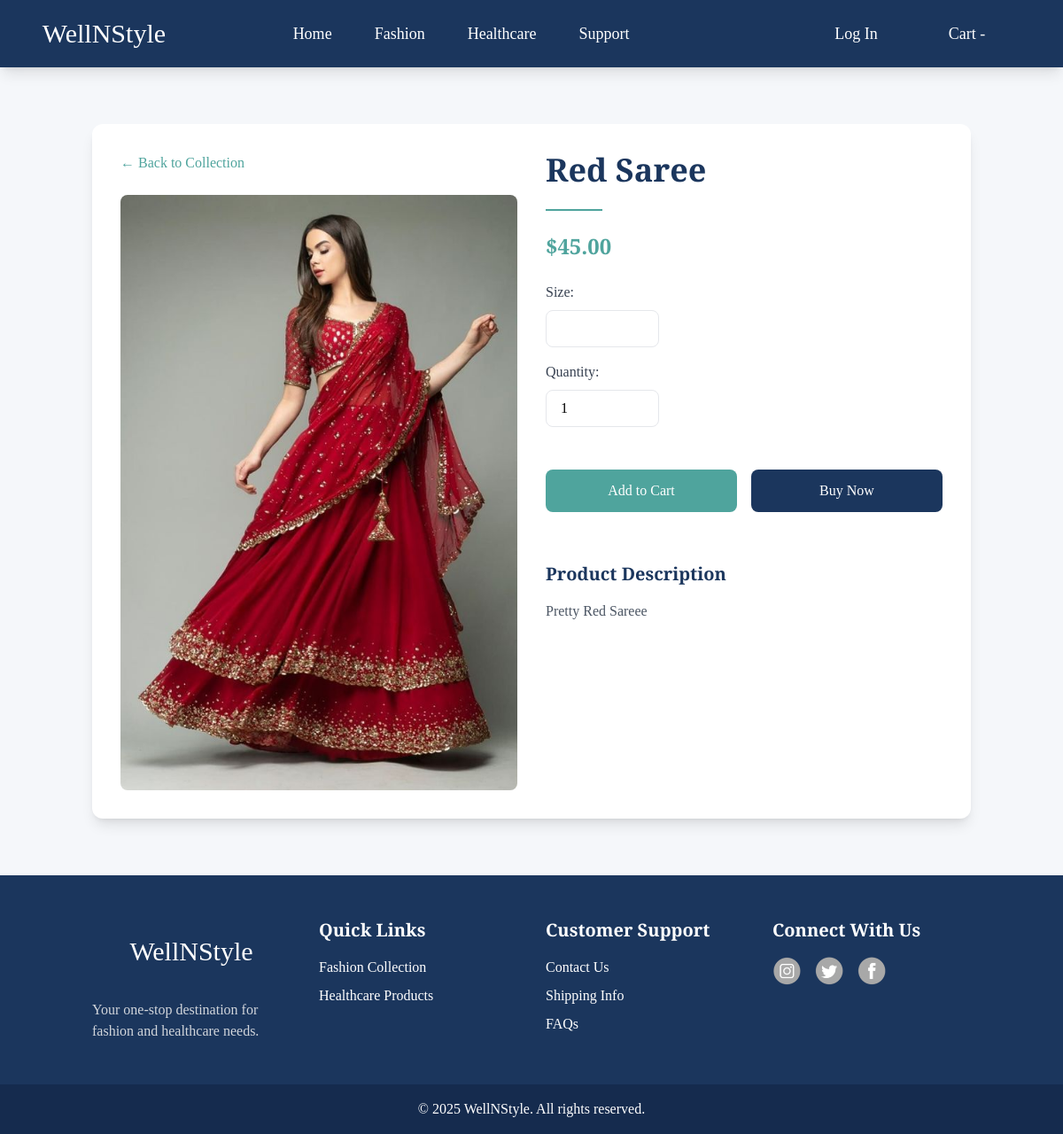
Page /product/7/ on the committed database.
### ecom/models.py (models this page shows, shortened)
class Product(models.Model):
    name = models.CharField(max_length=255)
    description = models.TextField()
    price = models.DecimalField(max_digits=10, decimal_places=2)
    category = models.ForeignKey(Category, on_delete=models.CASCADE)
    image = models.ImageField(upload_to='product/img')
    stock_quantity = models.IntegerField()

### ecom/views.py (the view)
# urls.py: path('product/<int:product_id>/',product,name='product'),
def product(request,product_id):
    product = get_object_or_404(Product,pk=product_id)
    return render(request,'ecom/product.html',{"product":product})

### ecom/templates/ecom/product.html (shortened to what this page needs)
{% extends 'ecom/base.html' %}
{% load static %}
{% block body %}
<div class="bg-[#F5F7FA] py-16">
    <div class="container mx-auto px-4">
        <div class="bg-white rounded-xl shadow-lg overflow-hidden">
            <div class="grid md:grid-cols-2 gap-8 p-8">
                <div class="relative">
                    <a href="/collection/" class="inline-block mb-6 text-[#4FA49D] hover:text-[#1B365D]">← Back to Collection</a>
                    <img class="w-full rounded-lg" src="/media/{{product.image}}" alt="{{product.name}}">
                </div>
                <div class="space-y-6">
                    <h1 class="text-4xl font-bold text-[#1B365D]">{{product.name}}</h1>
                    <div class="h-0.5 w-16 bg-[#4FA49D]"></div>
                    <p class="text-2xl text-[#4FA49D] font-bold">${{product.price}}</p>
                    <div class="space-y-4">
                        <div>
                            <label class="block text-gray-700 mb-2">Size:</label>
                            <input type="number" min="28" max="40" class="w-32 px-4 py-2 border rounded-lg focus:ring-[#4FA49D] focus:border-[#4FA49D]">
                        </div>
                        <div>
                            <label class="block text-gray-700 mb-2">Quantity:</label>
                            <input type="number" min="1" max="5" value="1" class="w-32 px-4 py-2 border rounded-lg focus:ring-[#4FA49D] focus:border-[#4FA49D]">
                        </div>
                    </div>
                    <div class="flex gap-4 pt-6">
                        <a href="{% url 'add_to_cart' product.id %}" class="flex-1">
                            <button class="w-full bg-[#4FA49D] text-white py-3 rounded-lg hover:bg-[#1B365D] transition-colors">
                                Add to Cart
                            </button>
                        </a>
                        <a href="{% url 'order' product.id %}" class="flex-1">
                            <button class="w-full bg-[#1B365D] text-white py-3 rounded-lg hover:bg-[#4FA49D] transition-colors">
                                Buy Now
                            </button>
                        </a>
                    </div>
                    <div class="pt-8">
                        <h2 class="text-xl font-semibold text-[#1B365D] mb-4">Product Description</h2>
                        <p class="text-gray-600">{{product.description}}</p>
                    </div>
                </div>
            </div>
        </div>
    </div>
</div>
{% endblock %}

### ecom/static/css/style.css (style rules this page uses)
* { font-family: "Josefin Slab", serif; font-optical-sizing: auto; font-weight: 400; font-style: normal; }

### rows in the picture
Product: image (picture), name "Red Saree", price "45.00", description "Pretty Red Sareee"
